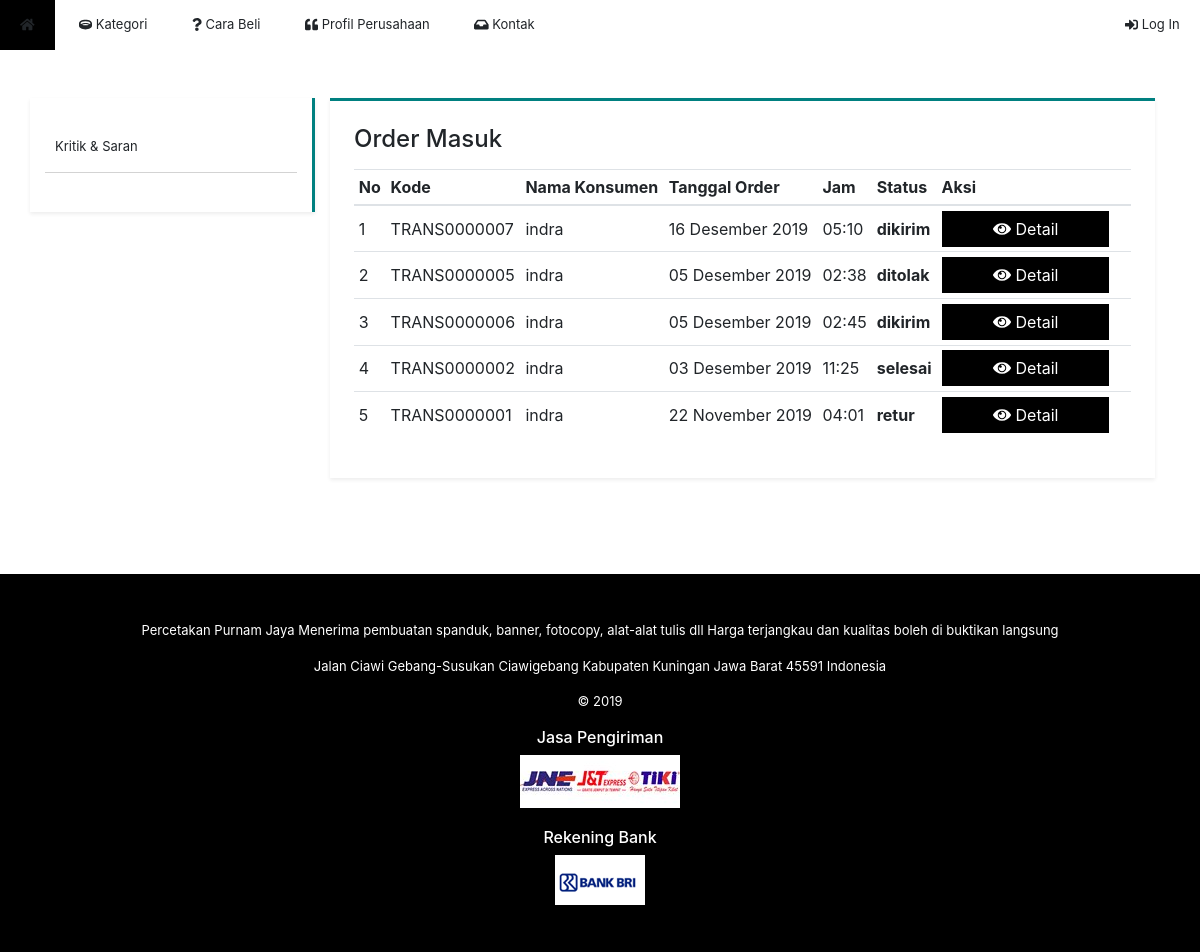
The page /halaman/data_order.php on the database as committed earlier.
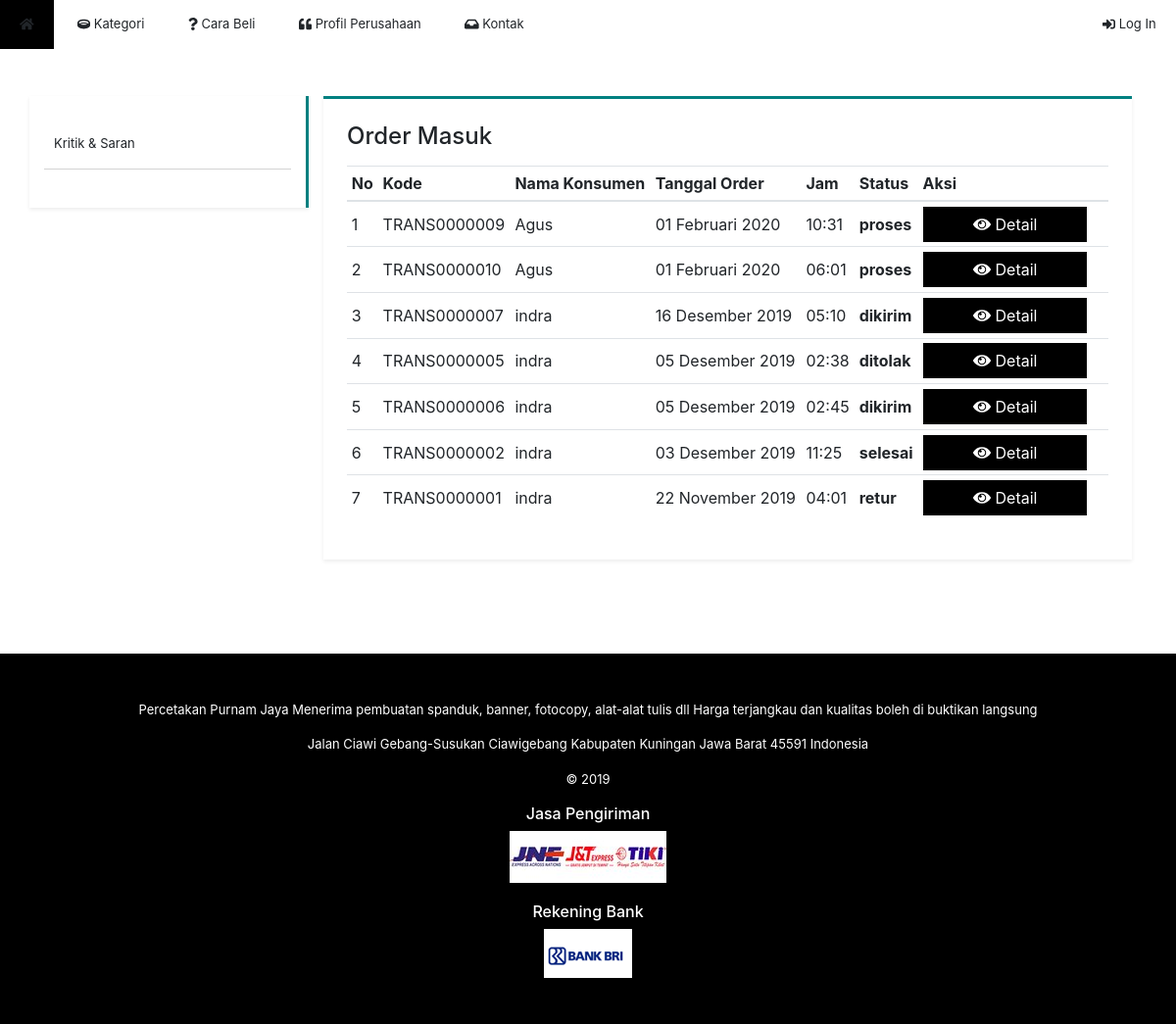
The same page on the database as committed later.
### tables this page shows
CREATE TABLE `transaksi` (
  `idTransaksi` int(11) NOT NULL,
  `tanggal` date NOT NULL,
  `jam` time NOT NULL,
  `idKonsumen` varchar(50) NOT NULL,
  `kdTransaksi` varchar(50) NOT NULL,
  `idOngkir` int(11) DEFAULT NULL,
  `idKurir` int(11) DEFAULT NULL,
  `alamat` varchar(50) DEFAULT NULL,
  `desa` varchar(50) DEFAULT NULL,
  `kec` varchar(50) DEFAULT NULL,
  `kab` varchar(50) DEFAULT NULL,
  `prov` varchar(50) DEFAULT NULL,
  `pembayaran` int(11) DEFAULT NULL,
  `noResi` varchar(50) DEFAULT NULL,
  `buktiLampiran` text DEFAULT NULL,
  `status` varchar(40) NOT NULL
);

CREATE TABLE `konsumen` (
  `idKonsumen` int(11) NOT NULL,
  `username` varchar(50) NOT NULL,
  `password` varchar(50) NOT NULL,
  `hakAkses` varchar(50) NOT NULL,
  `nama` varchar(50) NOT NULL,
  `gender` varchar(2) NOT NULL,
  `ttl` date NOT NULL,
  `email` varchar(50) NOT NULL,
  `alamat` varchar(50) NOT NULL,
  `desa` varchar(50) NOT NULL,
  `kec` varchar(50) NOT NULL,
  `kab` varchar(50) NOT NULL,
  `provinsi` varchar(50) NOT NULL,
  `noHp` varchar(15) NOT NULL,
  `poin` int(11) NOT NULL
);

### include/_koneksi.php (called while the page is built, shortened)
<?php
function tanggalLengkap($tanggal) {
	$bulan = date("m", $tanggal);
	if ($bulan == 1)
		$namaBulan = "Januari";
	elseif ($bulan == 2)
		$namaBulan = "Februari";
	elseif ($bulan == 3)
		$namaBulan = "Maret";
	elseif ($bulan == 4)
		$namaBulan = "April";
	elseif ($bulan == 5)
		$namaBulan = "Mei";
	elseif ($bulan == 6)
		$namaBulan = "Juni";
	elseif ($bulan == 7)
		$namaBulan = "Juli";
	elseif ($bulan == 8)
		$namaBulan = "Agustus";
	elseif ($bulan == 9)
		$namaBulan = "September";
	elseif ($bulan == 10)
		$namaBulan = "Oktober";
	elseif ($bulan == 11)
		$namaBulan = "November";
	elseif ($bulan == 12)
		$namaBulan = "Desember";
	return date("d", $tanggal) . " " . $namaBulan . " " . date("Y", $tanggal);
}
?>

### halaman/data_order.php (the view, shortened to what this page needs)
<?php
include("../include/_koneksi.php");
?>
<!DOCTYPE html>
<html lang="en">
<head>
  <link rel="stylesheet" href="../css/bootstrap.css">
  <link rel="stylesheet" href="../css/font-awesome.css">
  <link rel="stylesheet" href="../css/style.css">
</head>
<body>
	<div class="container-fluid px-0">
		<?php include("_menu.php"); ?>
		<div class="konten container mt-5">
			<div class="row">
				<div class="col-lg-3 col-4 side-menu shadow-sm py-4">
					<?php include("_sidemenu_admin.php"); ?>
				</div>
				<div class="col-lg-9 col-8">
					<div class="bg-white shadow-sm p-4 mb-5" style="border-top: 3px solid teal;">
						<h4 class="mb-3">Order Masuk</h4>
						<div class="table-responsive-lg">
							<table class="table table-sm">
								<thead>
									<tr>
										<th>No</th>
										<th>Kode</th>
										<th>Nama Konsumen</th>
										<th>Tanggal Order</th>
										<th>Jam</th>
										<th>Status</th>
										<th>Aksi</th>
									</tr>
								</thead>
								<tbody>
									<?php
									$query = mysqli_query($conn, "SELECT transaksi.*, konsumen.nama FROM transaksi INNER JOIN konsumen ON transaksi.idKonsumen=konsumen.username WHERE status!='keranjang' ORDER BY tanggal DESC");
									if (mysqli_num_rows($query) > 0) {
										$no = 1;
										while ($data = mysqli_fetch_assoc($query)) {
											echo "<tr>
											<td>$no</td>
											<td>$data[kdTransaksi]</td>
											<td>$data[nama]</td>
											<td>" . tanggalLengkap(strtotime($data["tanggal"])) . "</td>
											<td>" . date("h:i", strtotime($data["jam"])) . "</td>
											<td class='font-weight-bold'>$data[status]</td>
											<td>
												<a class='tombol tombol-teal mr-3' href='detail_pembayaran.php?id=$data[kdTransaksi]'><i class='fas fa-eye'></i> Detail</a>
											</td>
											</tr>";
											$no++;
										}
									} else
										echo "<tr>
										<td align='center' colspan='7'>Tidak ada data</td>
										</tr>";
									?>
								</tbody>
							</table>
						</div>
					</div>
				</div>
			</div>
		</div>
		<?php include("_footer.php"); ?>
	</div>
</body>
</html>

Rows that differ between the two databases and show on the page:
added transaksi: kdTransaksi "TRANS0000009", konsumen.nama "Agus", tanggal "01 Februari 2020", jam "10:31", status "proses"
added transaksi: kdTransaksi "TRANS0000010", konsumen.nama "Agus", tanggal "01 Februari 2020", jam "06:01", status "proses"
